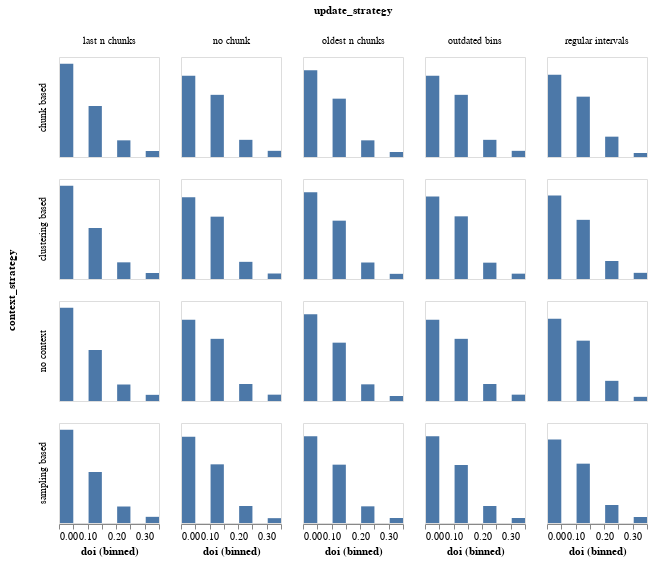

This figure's notebook cell:
### Markdown cell above
### DOI histograms per test case

### Code cell
import altair as alt

charts = []

# load all data from the out directory into one dataframe and add a column that indicates the context
# and update strategies used in this particular use case
available_test_cases = os.listdir(f"{path}/doi")
available_test_cases

all_doi_values_df = pd.DataFrame()

# build one big dataframe containing all doi scores and label each based on the strategies that were
# used to generate them
for c_strat in context_strategies:
  for u_strat in update_strategies:
    # check if that test case exists
    test_case = f"{c_strat[0]}-{u_strat[0]}.csv"
    if test_case not in available_test_cases:
      continue

    df = pd.read_csv(f"{path}/doi/{test_case}")
    df["context_strategy"] = c_strat[0]
    df["update_strategy"] = u_strat[0]
    all_doi_values_df = all_doi_values_df.append(df)
    all_doi_values_df.reset_index(inplace=True, drop=True)

# approach1: manually compute the histogram over all groups in the data, then visualize those bins
# histogram = np.histogram(all_doi_values_df["doi"])

# approach2: use altair to do the grouping and binning.
alt.data_transformers.disable_max_rows()
alt.Chart(all_doi_values_df).mark_bar().encode(
  x=alt.X("doi:Q", bin=True),
  y=alt.Y("count()", axis=None),
  row=list(map(lambda strat: strat[0], context_strategies)),
  column=list(map(lambda strat: strat[0], update_strategies))
).properties(
  width=100,
  height=100
)

### Figure 1 — Vega-Lite specification as saved in the notebook (floating-point values rounded to 4 significant figures; data arrays with more than 128 entries replaced by an {"elided": "..."} marker saying what was removed)
{"config": {"view": {"continuousWidth": 400, "continuousHeight": 300}}, "data": {"name": "data-dd3cf58b355404b3ab5e1eb94696366e"}, "mark": "bar", "encoding": {"column": {"field": "update_strategy", "type": "nominal"}, "row": {"field": "context_strategy", "type": "nominal"}, "x": {"bin": true, "field": "doi", "type": "quantitative"}, "y": {"aggregate": "count", "axis": null, "type": "quantitative"}}, "height": 100, "width": 100, "$schema": "https://vega.github.io/schema/vega-lite/v4.17.0.json", "datasets": {"data-dd3cf58b355404b3ab5e1eb94696366e": {"elided": "20020 records"}}}
